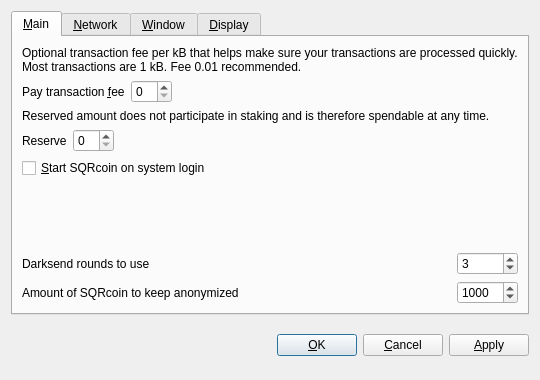
<?xml version="1.0" encoding="UTF-8"?>
<ui version="4.0">
 <class>OptionsDialog</class>
 <widget class="QDialog" name="OptionsDialog">
  <property name="geometry">
   <rect>
    <x>0</x>
    <y>0</y>
    <width>540</width>
    <height>380</height>
   </rect>
  </property>
  <property name="windowTitle">
   <string>Options</string>
  </property>
  <property name="modal">
   <bool>true</bool>
  </property>
  <layout class="QVBoxLayout" name="verticalLayout">
   <item>
    <widget class="QTabWidget" name="tabWidget">
     <property name="tabPosition">
      <enum>QTabWidget::North</enum>
     </property>
     <property name="currentIndex">
      <number>0</number>
     </property>
     <widget class="QWidget" name="tabMain">
      <attribute name="title">
       <string>&amp;Main</string>
      </attribute>
      <layout class="QGridLayout" name="gridLayout">
       <item row="0" column="0" colspan="2">
        <widget class="QLabel" name="transactionFeeInfoLabel">
         <property name="text">
          <string>Optional transaction fee per kB that helps make sure your transactions are processed quickly. Most transactions are 1 kB. Fee 0.01 recommended.</string>
         </property>
         <property name="textFormat">
          <enum>Qt::PlainText</enum>
         </property>
         <property name="wordWrap">
          <bool>true</bool>
         </property>
        </widget>
       </item>
       <item row="1" column="0">
        <layout class="QHBoxLayout" name="horizontalLayoutFee">
         <item>
          <widget class="QLabel" name="transactionFeeLabel">
           <property name="text">
            <string>Pay transaction &amp;fee</string>
           </property>
           <property name="textFormat">
            <enum>Qt::PlainText</enum>
           </property>
           <property name="buddy">
            <cstring>transactionFee</cstring>
           </property>
          </widget>
         </item>
         <item>
          <widget class="BitcoinAmountField" name="transactionFee"/>
         </item>
         <item>
          <spacer name="horizontalSpacerFee">
           <property name="orientation">
            <enum>Qt::Horizontal</enum>
           </property>
           <property name="sizeHint" stdset="0">
            <size>
             <width>40</width>
             <height>20</height>
            </size>
           </property>
          </spacer>
         </item>
        </layout>
       </item>
       <item row="2" column="0" colspan="2">
        <widget class="QLabel" name="reserveBalanceInfoLabel">
         <property name="text">
          <string>Reserved amount does not participate in staking and is therefore spendable at any time.</string>
         </property>
         <property name="textFormat">
          <enum>Qt::PlainText</enum>
         </property>
         <property name="wordWrap">
          <bool>true</bool>
         </property>
        </widget>
       </item>
       <item row="3" column="0">
        <layout class="QHBoxLayout" name="horizontalLayoutReserveBalance">
         <item>
          <widget class="QLabel" name="reserveBalanceLabel">
           <property name="text">
            <string>Reserve</string>
           </property>
           <property name="textFormat">
            <enum>Qt::PlainText</enum>
           </property>
           <property name="buddy">
            <cstring>reserveBalance</cstring>
           </property>
          </widget>
         </item>
         <item>
          <widget class="BitcoinAmountField" name="reserveBalance"/>
         </item>
         <item>
          <spacer name="horizontalSpacerReserveBalance">
           <property name="orientation">
            <enum>Qt::Horizontal</enum>
           </property>
           <property name="sizeHint" stdset="0">
            <size>
             <width>40</width>
             <height>20</height>
            </size>
           </property>
          </spacer>
         </item>
        </layout>
       </item>
       <item row="4" column="0">
        <widget class="QCheckBox" name="bitcoinAtStartup">
         <property name="toolTip">
          <string>Automatically start SQRcoin after logging in to the system.</string>
         </property>
         <property name="text">
          <string>&amp;Start SQRcoin on system login</string>
         </property>
        </widget>
       </item>
       <item row="5" column="0">
        <spacer name="verticalSpacer_Main">
         <property name="orientation">
          <enum>Qt::Vertical</enum>
         </property>
         <property name="sizeHint" stdset="0">
          <size>
           <width>20</width>
           <height>40</height>
          </size>
         </property>
        </spacer>
       </item>
       <item row="6" column="0">
        <widget class="QLabel" name="label">
         <property name="toolTip">
          <string>&lt;html&gt;&lt;head/&gt;&lt;body&gt;&lt;p&gt;This setting determines the amount of individual masternodes that an input will be anonymized through. More rounds of anonymization gives a higher degree of privacy, but also costs more in fees.&lt;/p&gt;&lt;/body&gt;&lt;/html&gt;</string>
         </property>
         <property name="text">
          <string>Darksend rounds to use</string>
         </property>
        </widget>
       </item>
       <item row="6" column="1">
        <widget class="QSpinBox" name="darksendRounds">
         <property name="minimum">
          <number>2</number>
         </property>
         <property name="maximum">
          <number>16</number>
         </property>
         <property name="value">
          <number>3</number>
         </property>
        </widget>
       </item>
       <item row="7" column="0">
        <widget class="QLabel" name="label_2">
         <property name="toolTip">
          <string>This amount acts as a threshold to turn off Darksend once it's reached.</string>
         </property>
         <property name="statusTip">
          <string notr="true"/>
         </property>
         <property name="whatsThis">
          <string notr="true"/>
         </property>
         <property name="accessibleName">
          <string notr="true"/>
         </property>
         <property name="accessibleDescription">
          <string notr="true"/>
         </property>
         <property name="text">
          <string>Amount of SQRcoin to keep anonymized</string>
         </property>
        </widget>
       </item>
       <item row="7" column="1">
        <widget class="QSpinBox" name="anonymizeSQRcoin">
         <property name="minimum">
          <number>2</number>
         </property>
         <property name="maximum">
          <number>10000</number>
         </property>
         <property name="singleStep">
          <number>10</number>
         </property>
         <property name="value">
          <number>1000</number>
         </property>
        </widget>
       </item>
      </layout>
     </widget>
     <widget class="QWidget" name="tabNetwork">
      <attribute name="title">
       <string>&amp;Network</string>
      </attribute>
      <layout class="QVBoxLayout" name="verticalLayout_Network">
       <item>
        <widget class="QCheckBox" name="mapPortUpnp">
         <property name="toolTip">
          <string>Automatically open the SQRcoin client port on the router. This only works when your router supports UPnP and it is enabled.</string>
         </property>
         <property name="text">
          <string>Map port using &amp;UPnP</string>
         </property>
        </widget>
       </item>
       <item>
        <widget class="QCheckBox" name="connectSocks">
         <property name="toolTip">
          <string>Connect to the SQRcoin network through a SOCKS5 proxy (e.g. when connecting through Tor).</string>
         </property>
         <property name="text">
          <string>&amp;Connect through SOCKS5 proxy:</string>
         </property>
        </widget>
       </item>
       <item>
        <layout class="QHBoxLayout" name="horizontalLayout_Network">
         <item>
          <widget class="QLabel" name="proxyIpLabel">
           <property name="text">
            <string>Proxy &amp;IP:</string>
           </property>
           <property name="textFormat">
            <enum>Qt::PlainText</enum>
           </property>
           <property name="buddy">
            <cstring>proxyIp</cstring>
           </property>
          </widget>
         </item>
         <item>
          <widget class="QValidatedLineEdit" name="proxyIp">
           <property name="maximumSize">
            <size>
             <width>140</width>
             <height>16777215</height>
            </size>
           </property>
           <property name="toolTip">
            <string>IP address of the proxy (e.g. 127.0.0.1)</string>
           </property>
          </widget>
         </item>
         <item>
          <widget class="QLabel" name="proxyPortLabel">
           <property name="text">
            <string>&amp;Port:</string>
           </property>
           <property name="textFormat">
            <enum>Qt::PlainText</enum>
           </property>
           <property name="buddy">
            <cstring>proxyPort</cstring>
           </property>
          </widget>
         </item>
         <item>
          <widget class="QLineEdit" name="proxyPort">
           <property name="maximumSize">
            <size>
             <width>55</width>
             <height>16777215</height>
            </size>
           </property>
           <property name="toolTip">
            <string>Port of the proxy (e.g. 9050)</string>
           </property>
          </widget>
         </item>
         <item>
          <spacer name="horizontalSpacer_Network">
           <property name="orientation">
            <enum>Qt::Horizontal</enum>
           </property>
           <property name="sizeHint" stdset="0">
            <size>
             <width>40</width>
             <height>20</height>
            </size>
           </property>
          </spacer>
         </item>
        </layout>
       </item>
       <item>
        <spacer name="verticalSpacer_Network">
         <property name="orientation">
          <enum>Qt::Vertical</enum>
         </property>
         <property name="sizeHint" stdset="0">
          <size>
           <width>20</width>
           <height>40</height>
          </size>
         </property>
        </spacer>
       </item>
      </layout>
     </widget>
     <widget class="QWidget" name="tabWindow">
      <attribute name="title">
       <string>&amp;Window</string>
      </attribute>
      <layout class="QVBoxLayout" name="verticalLayout_Window">
       <item>
        <widget class="QCheckBox" name="minimizeToTray">
         <property name="toolTip">
          <string>Show only a tray icon after minimizing the window.</string>
         </property>
         <property name="text">
          <string>&amp;Minimize to the tray instead of the taskbar</string>
         </property>
        </widget>
       </item>
       <item>
        <widget class="QCheckBox" name="minimizeOnClose">
         <property name="toolTip">
          <string>Minimize instead of exit the application when the window is closed. When this option is enabled, the application will be closed only after selecting Quit in the menu.</string>
         </property>
         <property name="text">
          <string>M&amp;inimize on close</string>
         </property>
        </widget>
       </item>
       <item>
        <spacer name="verticalSpacer_Window">
         <property name="orientation">
          <enum>Qt::Vertical</enum>
         </property>
         <property name="sizeHint" stdset="0">
          <size>
           <width>20</width>
           <height>40</height>
          </size>
         </property>
        </spacer>
       </item>
      </layout>
     </widget>
     <widget class="QWidget" name="tabDisplay">
      <attribute name="title">
       <string>&amp;Display</string>
      </attribute>
      <layout class="QVBoxLayout" name="verticalLayout_Display">
       <item>
        <layout class="QHBoxLayout" name="horizontalLayout_1_Display">
         <item>
          <widget class="QLabel" name="langLabel">
           <property name="text">
            <string>User Interface &amp;language:</string>
           </property>
           <property name="textFormat">
            <enum>Qt::PlainText</enum>
           </property>
           <property name="buddy">
            <cstring>lang</cstring>
           </property>
          </widget>
         </item>
         <item>
          <widget class="QValueComboBox" name="lang">
           <property name="toolTip">
            <string>The user interface language can be set here. This setting will take effect after restarting SQRcoin.</string>
           </property>
          </widget>
         </item>
        </layout>
       </item>
       <item>
        <layout class="QHBoxLayout" name="horizontalLayout_2_Display">
         <item>
          <widget class="QLabel" name="unitLabel">
           <property name="text">
            <string>&amp;Unit to show amounts in:</string>
           </property>
           <property name="textFormat">
            <enum>Qt::PlainText</enum>
           </property>
           <property name="buddy">
            <cstring>unit</cstring>
           </property>
          </widget>
         </item>
         <item>
          <widget class="QValueComboBox" name="unit">
           <property name="toolTip">
            <string>Choose the default subdivision unit to show in the interface and when sending coins.</string>
           </property>
          </widget>
         </item>
        </layout>
       </item>
       <item>
        <widget class="QCheckBox" name="coinControlFeatures">
         <property name="toolTip">
          <string>Whether to show coin control features or not.</string>
         </property>
         <property name="text">
          <string>Display coin &amp;control features (experts only!)</string>
         </property>
        </widget>
       </item>
       <item>
        <widget class="QCheckBox" name="useBlackTheme">
         <property name="text">
          <string>Use black visual theme (requires restart)</string>
         </property>
        </widget>
       </item>
       <item>
        <spacer name="verticalSpacer_Display">
         <property name="orientation">
          <enum>Qt::Vertical</enum>
         </property>
         <property name="sizeHint" stdset="0">
          <size>
           <width>20</width>
           <height>40</height>
          </size>
         </property>
        </spacer>
       </item>
      </layout>
     </widget>
    </widget>
   </item>
   <item>
    <layout class="QHBoxLayout" name="horizontalLayout_Buttons">
     <item>
      <spacer name="horizontalSpacer_1">
       <property name="orientation">
        <enum>Qt::Horizontal</enum>
       </property>
       <property name="sizeHint" stdset="0">
        <size>
         <width>40</width>
         <height>48</height>
        </size>
       </property>
      </spacer>
     </item>
     <item>
      <widget class="QLabel" name="statusLabel">
       <property name="font">
        <font>
         <weight>75</weight>
         <bold>true</bold>
        </font>
       </property>
       <property name="text">
        <string/>
       </property>
       <property name="textFormat">
        <enum>Qt::PlainText</enum>
       </property>
       <property name="wordWrap">
        <bool>true</bool>
       </property>
      </widget>
     </item>
     <item>
      <spacer name="horizontalSpacer_2">
       <property name="orientation">
        <enum>Qt::Horizontal</enum>
       </property>
       <property name="sizeHint" stdset="0">
        <size>
         <width>40</width>
         <height>48</height>
        </size>
       </property>
      </spacer>
     </item>
     <item>
      <widget class="QPushButton" name="okButton">
       <property name="text">
        <string>&amp;OK</string>
       </property>
      </widget>
     </item>
     <item>
      <widget class="QPushButton" name="cancelButton">
       <property name="text">
        <string>&amp;Cancel</string>
       </property>
       <property name="autoDefault">
        <bool>false</bool>
       </property>
      </widget>
     </item>
     <item>
      <widget class="QPushButton" name="applyButton">
       <property name="text">
        <string>&amp;Apply</string>
       </property>
       <property name="autoDefault">
        <bool>false</bool>
       </property>
      </widget>
     </item>
    </layout>
   </item>
  </layout>
 </widget>
 <customwidgets>
  <customwidget>
   <class>BitcoinAmountField</class>
   <extends>QSpinBox</extends>
   <header>bitcoinamountfield.h</header>
   <container>1</container>
  </customwidget>
  <customwidget>
   <class>QValueComboBox</class>
   <extends>QComboBox</extends>
   <header>qvaluecombobox.h</header>
  </customwidget>
  <customwidget>
   <class>QValidatedLineEdit</class>
   <extends>QLineEdit</extends>
   <header>qvalidatedlineedit.h</header>
  </customwidget>
 </customwidgets>
 <resources/>
 <connections/>
</ui>
